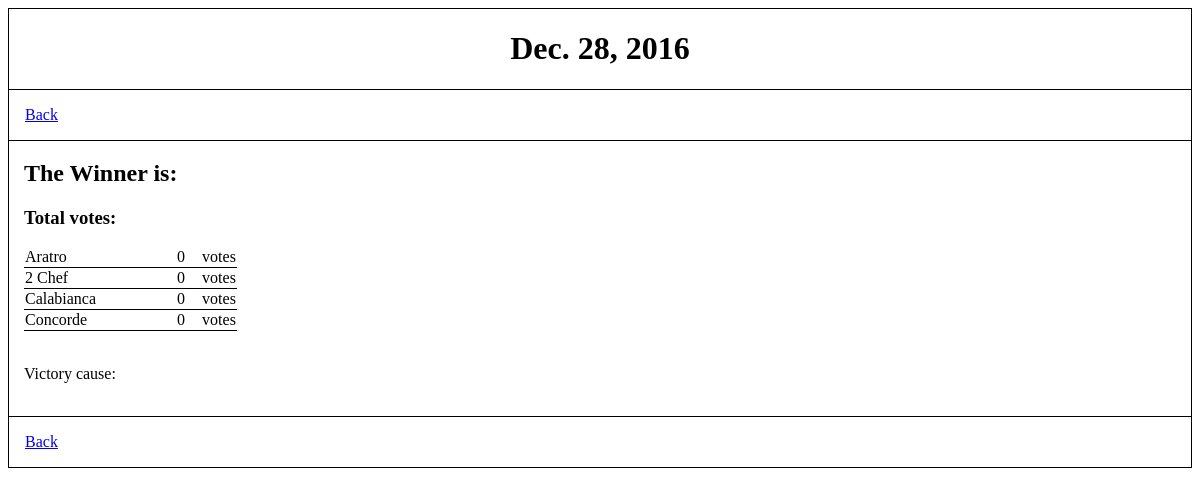
Page /polls/72/vote_result_history/ on the committed database.
### polls/models.py (models this page shows, shortened)
class Ballot(models.Model):
    date = models.DateField('ballot date')
    winner = models.CharField(max_length=30, default="")
    win_cause = models.CharField(max_length=30, default="")

class Restaurant(models.Model):
    ballot = models.ForeignKey(Ballot, on_delete=models.CASCADE)
    name = models.CharField(max_length=30)
    votes = models.IntegerField(default=0)

### polls/views.py (the view)
# urls.py: url(r'^(?P<pk>[0-9]+)/vote_result_history/$', views.VoteResultHistoryView.as_view(), name='vote_result_history'),
class VoteResultHistoryView(generic.DetailView):
    model = Ballot
    template_name = 'polls/vote_result_history.html'

### polls/templates/polls/vote_result_history.html (shortened to what this page needs)
<!DOCTYPE html>
<html>
    <head>
    </head>
    <body>
        <header>
            <h1>
                {{ ballot.date }}
            </h1>
        </header>
        <div class="frame">
            <nav class="left">
                <p><a href="{% url 'polls:vote_history_index' %}">Back</a></p>
            </nav>
            <nav class="right">
                <p>&nbsp;</p>
            </nav>
        </div>
        <div class="frame">
            <section style="border:none">
                <h2>The Winner is: {{ ballot.winner }}</h2>
                <h3>Total votes: {{ total_votes }}</h3>
                <table class="result">
                {% for restaurant in ballot.restaurant_set.all %}
                    <tr class="result">
                        <td style="padding-right:5em">
                        {{ restaurant.name }}</td>
                        <td style="padding-right:1em">
                        {{ restaurant.votes }}</td>
                        <td>vote{{ restaurant.votes|pluralize }}</td>
                    </tr>
                {% endfor %}
                </table>
                <br>
                <p>Victory cause: <strong>{{ ballot.win_cause }}</strong></p>
                <br>
            </section>
        </div>
        <div class="frame">
            <footer class="left">
                <p><a href="{% url 'polls:vote_history_index' %}">Back</a></p>
            </footer>
            <footer class="right">
                <p>&nbsp;</p>
            </footer>
        </div>
    </body>
</html>

### polls/templates/polls/vote_result_history.html (style rules this page uses)
div.frame { clear: both; border: 1px solid black; overflow: hidden; margin-bottom: -1px; }
header { border: 1px solid black; text-align: center; margin-bottom: -1px; }
nav.left { float: left; width: 15%; padding-left: 1em; }
nav.right { float: right; width: 15%; text-align: right; padding-right: 1em; }
section { clear: both; float: left; width: 70%; border-right: 1px solid black; margin: -1px; padding-left: 1em; overflow: auto; }
footer.left { clear: both; float: left; width: 45%; padding-left: 1em; }
footer.right { float: right; width: 45%; text-align: right; padding-right: 1em; }
table.result { border-collapse: collapse; }
tr.result { border-bottom: 1px solid black; }

### rows in the picture
Ballot: date "Dec. 28, 2016"
Restaurant: name "Aratro", votes "0"
Restaurant: name "2 Chef", votes "0"
Restaurant: name "Calabianca", votes "0"
Restaurant: name "Concorde", votes "0"
